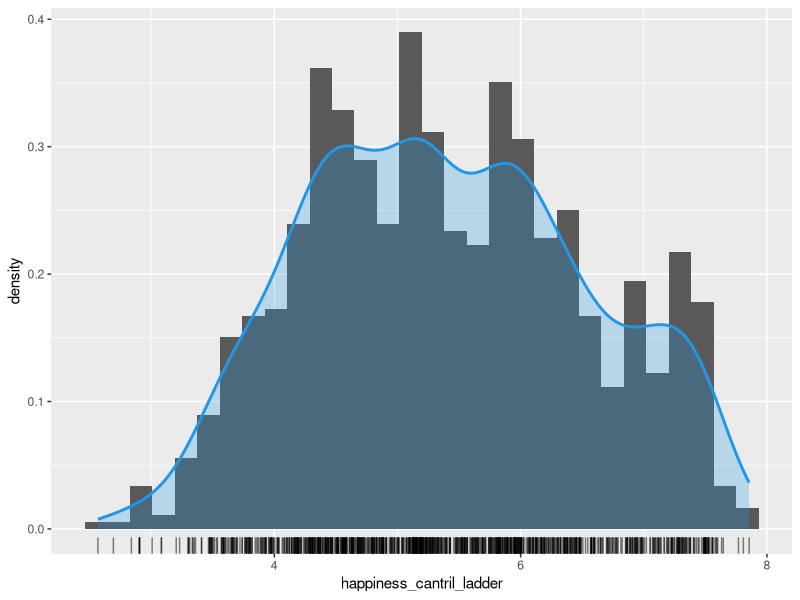
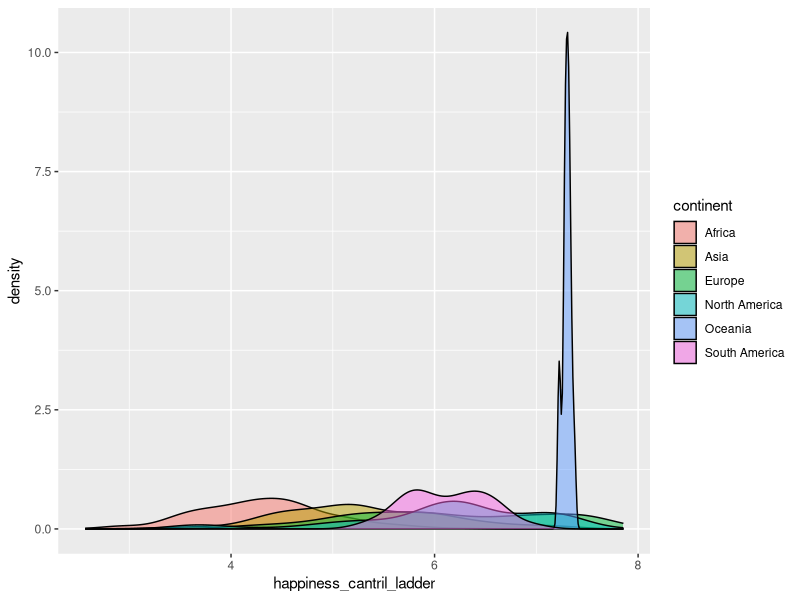
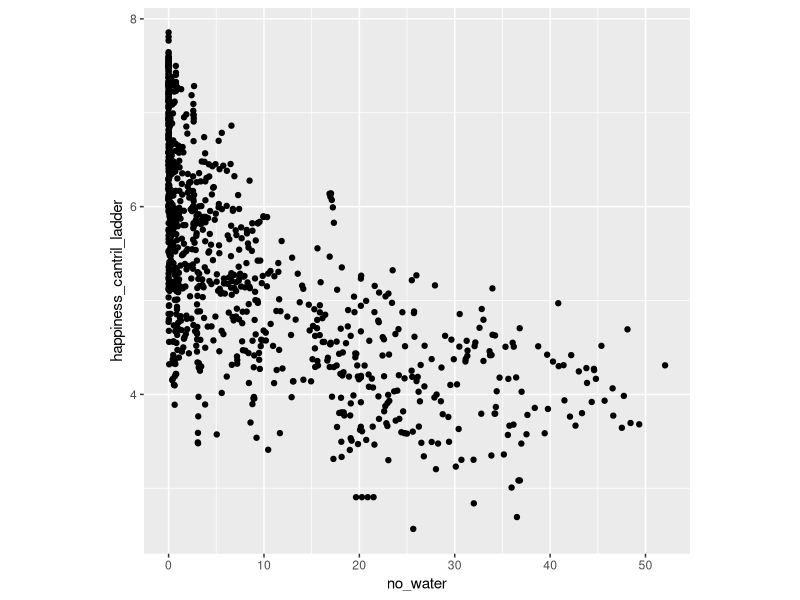
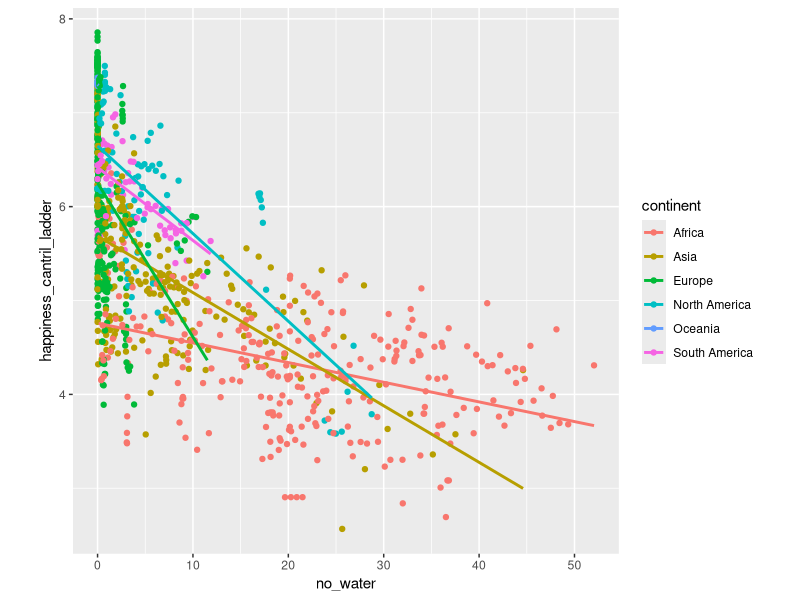
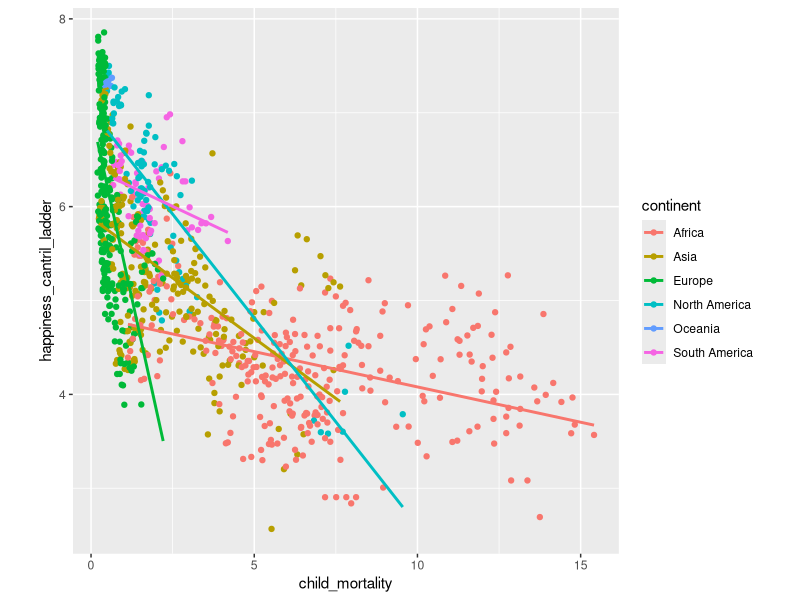
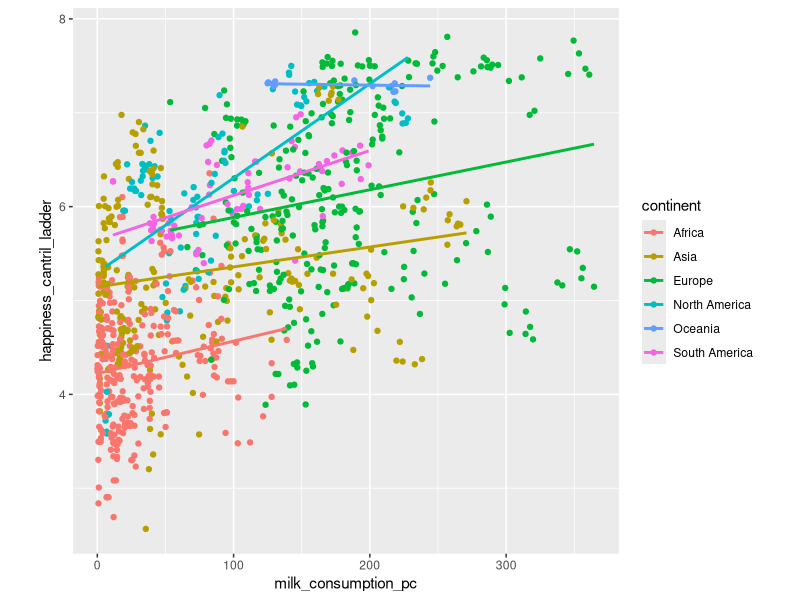
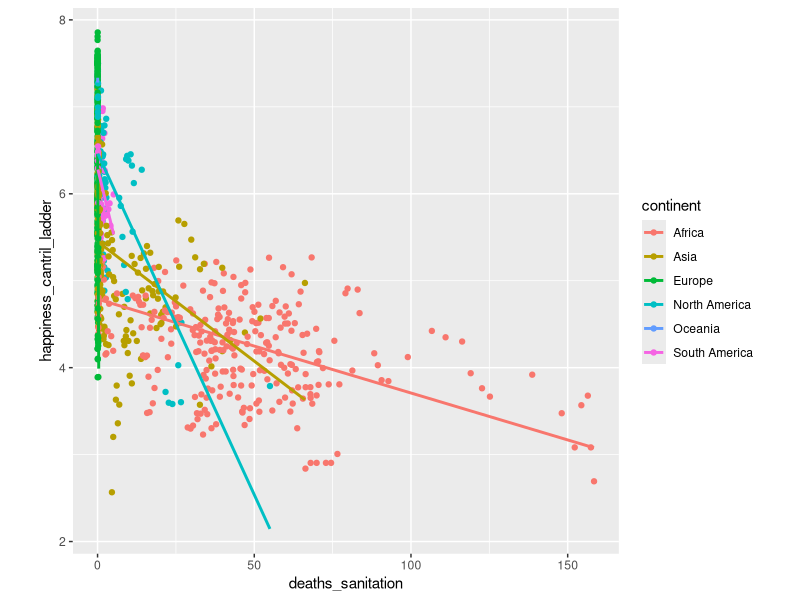
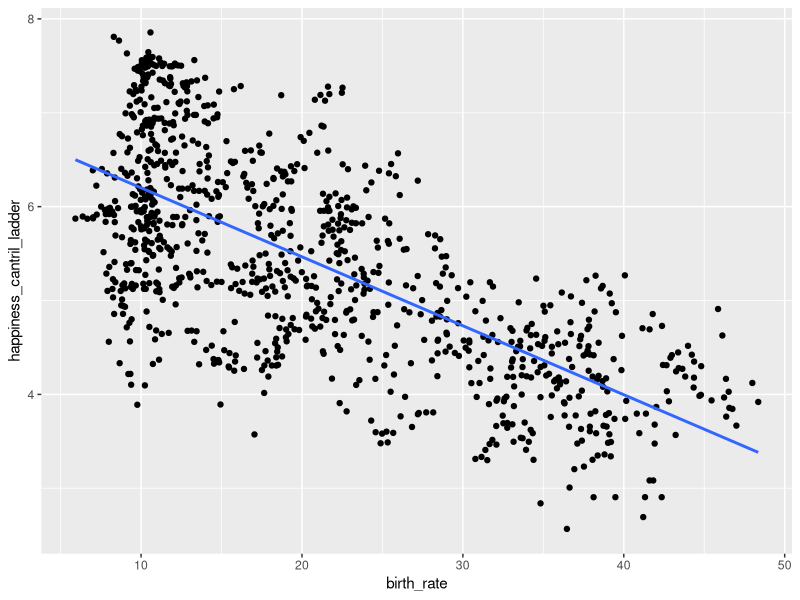

Here is the R script that generated these plots, in order:
## ---- chunk 1
library(tidyverse)
library(gridExtra)
## ---- chunk 2
#| warning: false
#| message: false

# limpa área de trabalho
rm(list = ls())

# carrega pacote `tidyverse`
library(tidyverse)

# carrega dados
owid <- read_delim("data/owid.csv", delim = ",", col_names = TRUE)

# recodifica variável `continent` como fator
owid$continent <- as.factor(owid$continent)
## ---- chunk 3
rm(list = ls())
owid <- read_delim("data/owid.csv", delim = ",", col_names = TRUE, show_col_types = FALSE)
str(owid)
## ---- chunk 4


# verifica nomes das variáveis

summary(owid)
## ---- chunk 5
ggplot(owid, aes(x = happiness_cantril_ladder)) +
    geom_histogram(aes(y = after_stat(density))) +
    # adiciona linha de densidade estimada (suavização)
    geom_density(
        lwd = 1, colour = 4,
        fill = 4, alpha = 0.25
    ) +
    # adiciona dispersão unidimensional de `mpg`
    geom_rug(alpha = 0.5)
## ---- chunk 6
# Densidade por continente
ggplot(owid, aes(x = happiness_cantril_ladder, fill = continent)) +
    geom_density(alpha = 0.5, position = "identity")
## ---- chunk 7
# Visualização
# Diagrama de dispersão
ggplot(owid, aes(x = no_water, y = happiness_cantril_ladder)) +
    # adiciona pontos
    geom_point() +
    theme(aspect.ratio = 1)
## ---- chunk 8
# Visualização
# Diagrama de dispersão
ggplot(owid, aes(x = no_water, y = happiness_cantril_ladder, color = continent)) +
    # adiciona pontos
    geom_point() +
    geom_smooth(method = "lm", se = FALSE) +
    theme(aspect.ratio = 1)
## ---- chunk 9
# Visualização
# Diagrama de dispersão
ggplot(owid, aes(x = child_mortality, y = happiness_cantril_ladder, color = continent)) +
    # adiciona pontos
    geom_point() +
    geom_smooth(method = "lm", se = FALSE) +
    theme(aspect.ratio = 1)

## ---- chunk 10
# Visualização
# Diagrama de dispersão
ggplot(owid, aes(x = milk_consumption_pc, y = happiness_cantril_ladder, color = continent)) +
    # adiciona pontos
    geom_point() +
    geom_smooth(method = "lm", se = FALSE) +
    theme(aspect.ratio = 1)
## ---- chunk 11
# Visualização
# Diagrama de dispersão
ggplot(owid, aes(x = deaths_sanitation, y = happiness_cantril_ladder, color = continent)) +
    # adiciona pontos
    geom_point() +
    geom_smooth(method = "lm", se = FALSE) +
    theme(aspect.ratio = 1)
## ---- chunk 12
# Constrói modelo de regressão linear simples para taxa de natalidade
owid_rls_birth <- lm(happiness_cantril_ladder ~ birth_rate, data = owid)
owid_rls_birth

# Constrói modelo de regressão linear simples para mortes por poluição do ar
owid_rls_Dair <- lm(happiness_cantril_ladder ~ deaths_air_pollution, data = owid)
owid_rls_Dair

# Constrói modelo de regressão linear simples para expectativa de escolaridade.
owid_rls_ExpSchool <- lm(happiness_cantril_ladder ~ expected_schooling, data = owid)
owid_rls_ExpSchool

# Constrói modelo de regressão linear simples para expectativa de vida.
owid_rls_LifeExpec <- lm(happiness_cantril_ladder ~ life_expectancy, data = owid)
owid_rls_LifeExpec
## ---- chunk 13
# gera gráfico de dispersão para taxa de natalidade
ggplot(owid, aes(x = birth_rate, y = happiness_cantril_ladder)) +
    geom_point() +
    # adiciona reta de regressão estimada
    geom_smooth(method = lm, se = FALSE)

# gera gráfico de dispersão para taxa de mortes por poluição do ar
ggplot(owid, aes(x = deaths_air_pollution, y = happiness_cantril_ladder)) +
    geom_point() +
    # adiciona reta de regressão estimada
    geom_smooth(method = lm, se = FALSE)

# gera gráfico de dispersão para taxa de natalidade
ggplot(owid, aes(x = expected_schooling, y = happiness_cantril_ladder)) +
    geom_point() +
    # adiciona reta de regressão estimada
    geom_smooth(method = lm, se = FALSE)

# gera gráfico de dispersão para expectativa de vida
ggplot(owid, aes(x = life_expectancy, y = happiness_cantril_ladder)) +
    geom_point() +
    # adiciona reta de regressão estimada
    geom_smooth(method = lm, se = FALSE)
## ---- chunk 14
# MSE para taxa de natalidade
mean(owid_rls_birth$residuals^2)

# MSE para mortes por poluição do ar
mean(owid_rls_Dair$residuals^2)

# MSE para expectativa de escolaridade
mean(owid_rls_ExpSchool$residuals^2)

# MSE para expectativa de vida
mean(owid_rls_LifeExpec$residuals^2)
## ---- chunk 15
# R² ajustado para taxa de natalidade
summary(owid_rls_birth)$adj.r.squared

# R² ajustado para mortes por poluição do ar
summary(owid_rls_Dair)$adj.r.squared

# R² ajustado para expectativa de escolaridade
summary(owid_rls_ExpSchool)$adj.r.squared

# R² ajustado para expectativa de vida
summary(owid_rls_LifeExpec)$adj.r.squared
## ---- chunk 16
#| layout-ncol: 4
#|
continentes <- c("Africa", "Asia", "Europe", "North America", "Oceania", "South America")
grandezas <- c("deaths_air_pollution")

regressoes <- matrix()

# Cria dataframes para cada continente
for (i in continentes) {
    print(paste("Continente: ", i))
    df_per_continent <- owid %>% filter(continent == i)


    temporary <- c()

    for (metrica in grandezas) {

        regressao <- lm(df_per_continent$happiness_cantril_ladder ~ df_per_continent[[metrica]])
        temporary <- temporary %>% append(regressao)


        newPlot <- df_per_continent %>%
            ggplot(aes(x = .data[[metrica]], y = happiness_cantril_ladder)) +
            geom_point() +
            # adiciona reta de regressão estimada
            geom_smooth(method = lm, se = FALSE)
        print(newPlot)
    }

    regressoes <- rbind(regressoes, temporary)
}

## ---- chunk 17
#| layout-ncol: 4

for (i in continentes) {
  
    print(paste("Continente: ", i))
    df_per_continent <- owid %>% filter(continent == i)
    # df_per_continent %>% head(10) %>% print()

    summary(owid_rls_birth)$adj.r.squared

    metrica <- grandezas[1]
    regressao <- lm(df_per_continent$happiness_cantril_ladder ~ df_per_continent[[metrica]])
    temporary <- temporary %>% append(regressao)
    print(regressao)

    newPlot <- df_per_continent %>%
        ggplot(aes(x = .data[[metrica]], y = happiness_cantril_ladder)) +
        geom_point() +
        # adiciona reta de regressão estimada
        geom_smooth(method = lm, se = FALSE) 

}
## ---- chunk 18
# Separando os dados para os continentes "North America" e "South America"

df_north_america <- owid %>% filter(continent == "North America")
df_south_america <- owid %>% filter(continent == "South America")

# Criando os modelos de regressão entre as variáveis deaths_air_pollution e happiness_cantril_ladder


deaths_air_pollution_north <- df_north_america$deaths_air_pollution

lm_north <- lm(df_north_america$happiness_cantril_ladder ~ deaths_air_pollution_north)

deaths_air_pollution_south <- df_south_america$deaths_air_pollution

lm_south <- lm(df_south_america$happiness_cantril_ladder ~ deaths_air_pollution_south)


# Intervalos de confiança para os coeficientes angulares

confint.lm(lm_north,level=0.95)
confint.lm(lm_south,level=0.95)

## ---- chunk 19
# valor de 50 para a variável deaths_air_pollution
Xn <- data.frame(deaths_air_pollution_north = 50)
Xs <- data.frame(deaths_air_pollution_south = 50)


# Construção dos intervalos de confiança 95%
ic_north <- predict.lm(lm_north, newdata = Xn, interval="confidence", level = 0.95)
ic_south <- predict.lm(lm_south, newdata = Xs, interval="confidence", level = 0.95)

# Construção de intervalos de previsão
ip_north <- predict.lm(lm_north, newdata = Xn, interval="prediction", level = 0.95)
ip_south <- predict.lm(lm_south, newdata = Xs, interval="prediction", level = 0.95)
